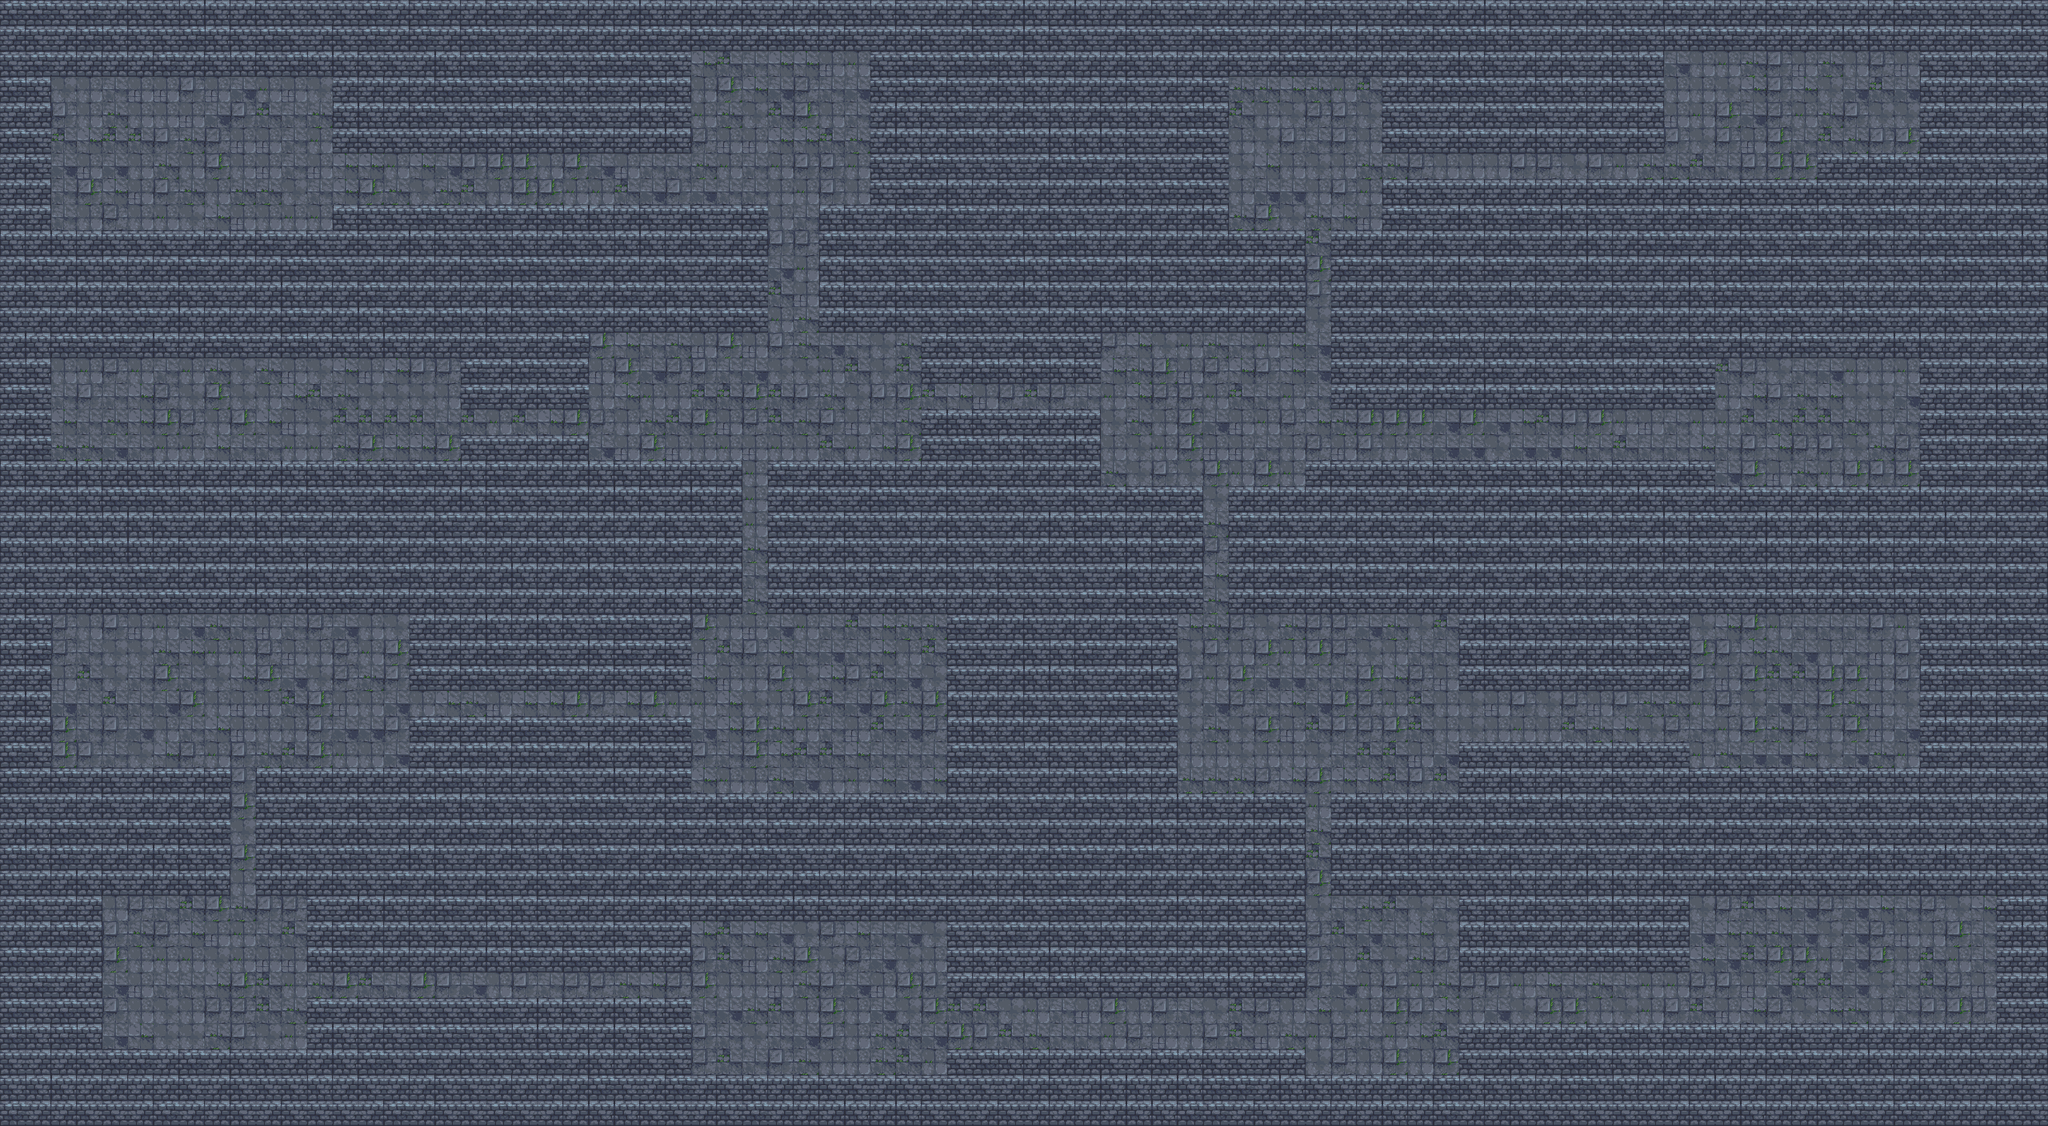

The image is a tile-based game level rendered from a .tmx file. Its description and source (layers, tilesets, objects; grid data summarised) follow:
An orthogonal 80x44 tile map with 32x32 px tiles, 2 tile layers (Floor, Walls) and 37 objects (26x torch, 2x spike, spawn, exit, door_key, ...).

<map version="1.10" tiledversion="1.11.0" orientation="orthogonal" renderorder="right-down" width="80" height="44" tilewidth="32" tileheight="32" infinite="0" nextlayerid="20" nextobjectid="37">
 <properties>
  <property name="zone_cols" type="int" value="40" />
  <property name="zone_rows" type="int" value="22" />
 </properties>
 <tileset firstgid="1" source="Tileset_Dungeon.tsx" />
 <layer id="1" name="Floor" width="80" height="44">
  <data>[3520 cells, 3520 non-empty, 12 distinct tile ids]</data>
 </layer>
 <layer id="2" name="Walls" width="80" height="44">
  <data>[3520 cells, 2408 non-empty, 5 distinct tile ids]</data>
 </layer>
 <objectgroup id="10" name="Spawn">
  <object id="1" name="spawn" class="spawn" type="spawn" x="256" y="1216" width="32" height="32" />
 </objectgroup>
 <objectgroup id="11" name="Exit">
  <object id="2" name="exit" class="exit" type="exit" x="2240" y="64" width="32" height="32" />
 </objectgroup>
 <objectgroup id="12" name="Doors">
  <object id="3" name="door_key" class="door_key" type="door_key" x="1504" y="672" width="32" height="32">
   <properties>
    <property name="door_id" type="string" value="key_door_1" />
    <property name="key_id" type="string" value="key_1" />
    <property name="passage" type="string" value="vertical" />
   </properties>
  </object>
  <object id="4" name="door_plate" class="door_plate" type="door_plate" x="2016" y="192" width="32" height="32">
   <properties>
    <property name="door_id" type="string" value="plate_door_1" />
    <property name="plate_id" type="string" value="plate_1" />
    <property name="passage" type="string" value="horizontal" />
   </properties>
  </object>
 </objectgroup>
 <objectgroup id="13" name="PressurePlates">
  <object id="5" name="pressure_plate" class="pressure_plate" type="pressure_plate" x="1888" y="192" width="32" height="32">
   <properties>
    <property name="plate_id" type="string" value="plate_1" />
    <property name="door_id" type="string" value="plate_door_1" />
   </properties>
  </object>
 </objectgroup>
 <objectgroup id="14" name="Traps">
  <object id="6" name="spike" class="spike" type="spike" x="1408" y="1248" width="32" height="32" />
  <object id="7" name="spike" class="spike" type="spike" x="1440" y="1248" width="32" height="32" />
  <object id="8" name="archer" class="archer" type="archer" x="1472" y="864" width="32" height="32">
   <properties>
    <property name="direction" type="string" value="right" />
    <property name="interval" type="float" value="0.3" />
    <property name="speed" type="float" value="330.0" />
   </properties>
  </object>
 </objectgroup>
 <objectgroup id="15" name="Items">
  <object id="999" name="shield" class="shield" type="shield" x="352" y="1216" width="32" height="32" />
  <object id="9" name="vial" class="vial" type="vial" x="320" y="1216" width="32" height="32">
   <properties>
    <property name="unique" type="bool" value="true" />
   </properties>
  </object>
  <object id="10" name="npc" class="npc" type="npc" x="96" y="224" width="32" height="32">
   <properties>
    <property name="key_id" type="string" value="key_1" />
    <property name="wants_item" type="string" value="shield" />
    <property name="lines" type="string" value="Rends-moi mon bouclier...|J'en ai absolument besoin !" />
   </properties>
  </object>
  <object id="11" name="torch" class="torch" type="torch" x="448" y="1216" width="32" height="32" />
  <object id="12" name="torch" class="torch" type="torch" x="608" y="1216" width="32" height="32" />
  <object id="13" name="torch" class="torch" type="torch" x="768" y="1216" width="32" height="32" />
  <object id="14" name="torch" class="torch" type="torch" x="1248" y="1248" width="32" height="32" />
  <object id="15" name="torch" class="torch" type="torch" x="1568" y="1248" width="32" height="32" />
  <object id="16" name="torch" class="torch" type="torch" x="1632" y="1056" width="32" height="32" />
  <object id="17" name="torch" class="torch" type="torch" x="1632" y="352" width="32" height="32" />
  <object id="18" name="torch" class="torch" type="torch" x="1632" y="512" width="32" height="32" />
  <object id="19" name="torch" class="torch" type="torch" x="1792" y="192" width="32" height="32" />
  <object id="20" name="torch" class="torch" type="torch" x="1952" y="192" width="32" height="32" />
  <object id="21" name="torch" class="torch" type="torch" x="2112" y="192" width="32" height="32" />
  <object id="22" name="torch" class="torch" type="torch" x="2240" y="192" width="32" height="32" />
  <object id="23" name="torch" class="torch" type="torch" x="160" y="1152" width="32" height="32" />
  <object id="24" name="torch" class="torch" type="torch" x="320" y="1248" width="32" height="32" />
  <object id="25" name="torch" class="torch" type="torch" x="896" y="1184" width="32" height="32" />
  <object id="26" name="torch" class="torch" type="torch" x="1120" y="1280" width="32" height="32" />
  <object id="27" name="torch" class="torch" type="torch" x="1664" y="1152" width="32" height="32" />
  <object id="28" name="torch" class="torch" type="torch" x="1760" y="1280" width="32" height="32" />
  <object id="29" name="torch" class="torch" type="torch" x="1504" y="800" width="32" height="32" />
  <object id="30" name="torch" class="torch" type="torch" x="1760" y="928" width="32" height="32" />
  <object id="31" name="torch" class="torch" type="torch" x="1408" y="448" width="32" height="32" />
  <object id="32" name="torch" class="torch" type="torch" x="1568" y="544" width="32" height="32" />
  <object id="33" name="torch" class="torch" type="torch" x="1568" y="128" width="32" height="32" />
  <object id="34" name="torch" class="torch" type="torch" x="1664" y="224" width="32" height="32" />
  <object id="35" name="torch" class="torch" type="torch" x="2112" y="96" width="32" height="32" />
  <object id="36" name="torch" class="torch" type="torch" x="2336" y="128" width="32" height="32" />
 </objectgroup>
 <objectgroup id="16" name="NPCs">
 </objectgroup>
</map>
